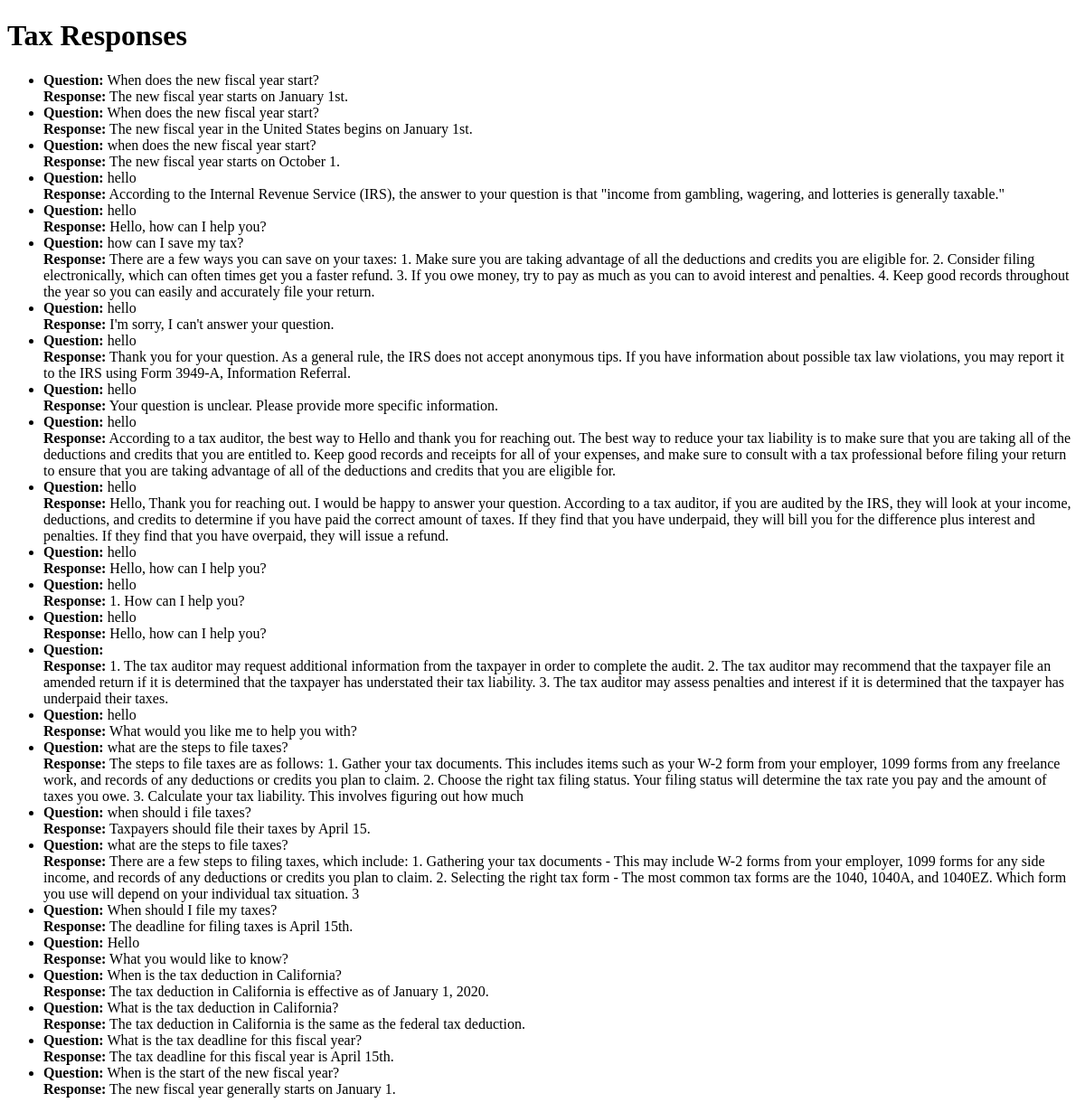
The app's page /responses, older data.
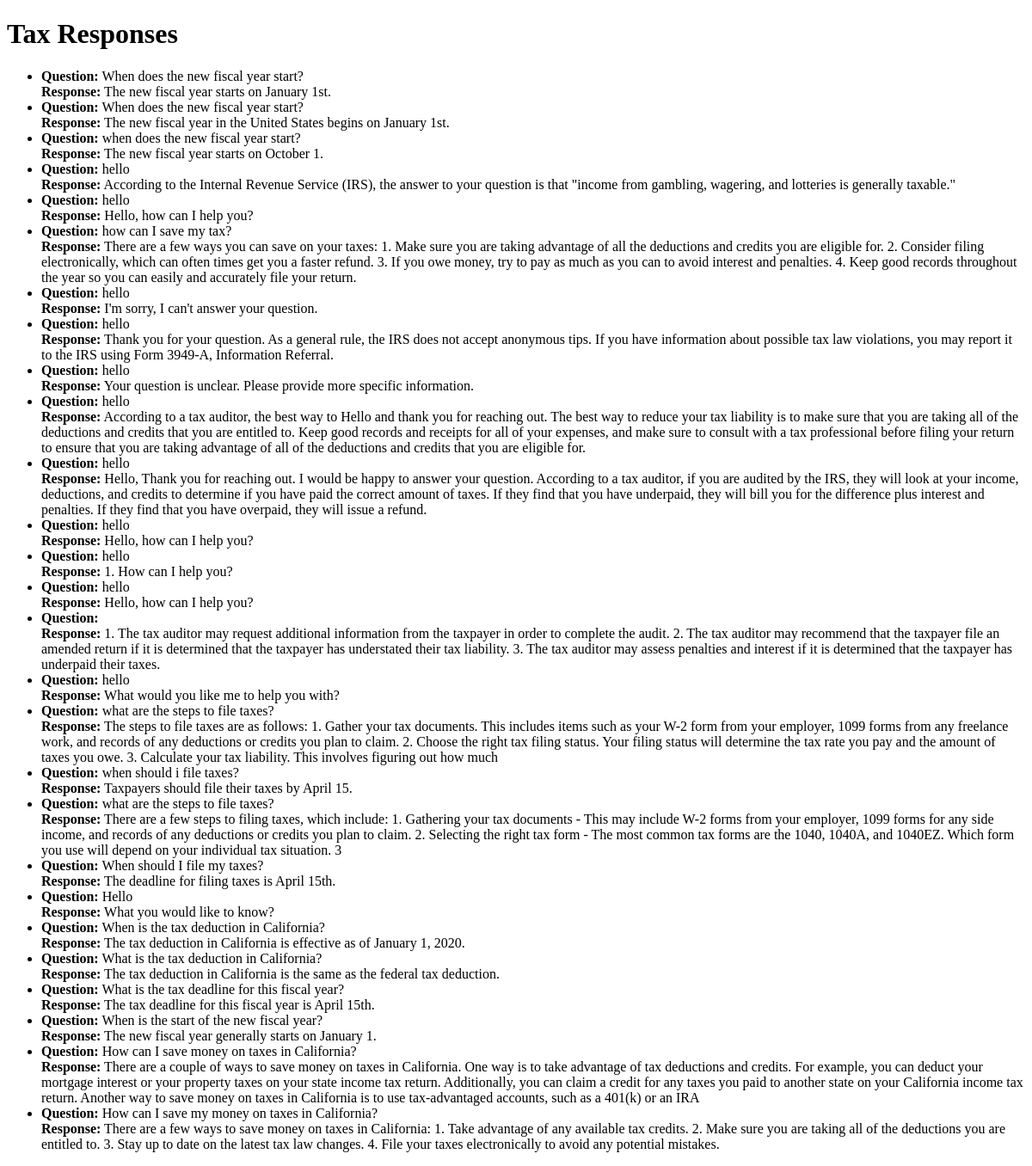
The same page, newer data.
### tables this page shows
CREATE TABLE responses (
            id INTEGER PRIMARY KEY,
            prompt TEXT,
            response TEXT
        );

### app.py (the view)
@app.route('/responses')
def responses():
    responses = get_all_responses()
    return render_template('responses.html', responses=responses)

### app.py (called while the page is built)
def get_all_responses():
    conn = sqlite3.connect('tax_responses.db')
    cursor = conn.cursor()
    cursor.execute("SELECT * FROM responses")
    responses = cursor.fetchall()
    conn.close()
    return responses

### templates/responses.html (shortened to what this page needs)
<!DOCTYPE html>
<html>
<head>
</head>
<body>
    <h1>Tax Responses</h1>
    <ul>
        {% for response in responses %}
            <li>
                <strong>Question:</strong> {{ response[1] }}<br>
                <strong>Response:</strong> {{ response[2] }}
            </li>
        {% endfor %}
    </ul>
</body>
</html>

Row changes from the older to the newer data that the page shows:
added responses: prompt "How can I save money on taxes in California?", response "There are a couple of ways to save money on taxes in California. One way is to take advantage of tax deductions and credits. For example, you can deduct your mortgage interest or your property taxes on your state income tax return. Additionally, you can claim a credit for any taxes you paid to another state on your California income tax return. Another way to save money on taxes in California is to use tax-advantaged accounts, such as a 401(k) or an IRA"
added responses: prompt "How can I save my money on taxes in California?", response "There are a few ways to save money on taxes in California: 1. Take advantage of any available tax credits. 2. Make sure you are taking all of the deductions you are entitled to. 3. Stay up to date on the latest tax law changes. 4. File your taxes electronically to avoid any potential mistakes."
